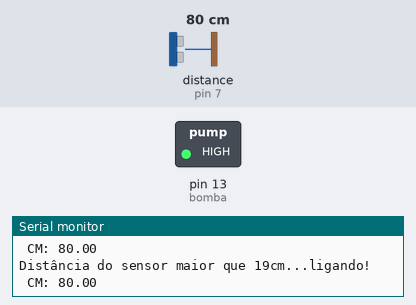
A sketch run on a simulated Arduino Uno, built with avr-gcc and run on an emulated ATmega328P. Parts: switched loads named in the sketch (green lamp = pin HIGH), the last lines printed to the serial monitor. The test bench sets the inputs (shaded band); at power-on: distance to the obstacle (sensor on pin 7) 80 cm. The echo pulse lasts 58.3 µs per cm.

Above: at 1.8 s.
1.9 s: distance to the obstacle (sensor on pin 7) set to 12 cm
4.2 s: distance to the obstacle (sensor on pin 7) set to 9 cm
At 7.4 s:
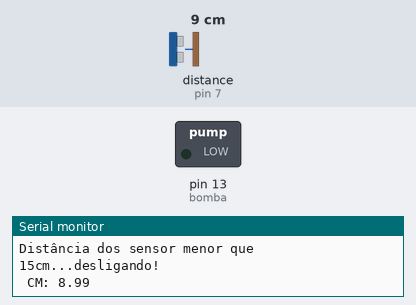
8.3 s: distance to the obstacle (sensor on pin 7) set to 17 cm
11.2 s: distance to the obstacle (sensor on pin 7) set to 22 cm
At 13.3 s:
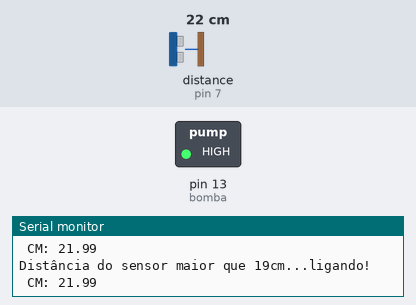
14.5 s: distance to the obstacle (sensor on pin 7) set to 2 cm
At 17.0 s:
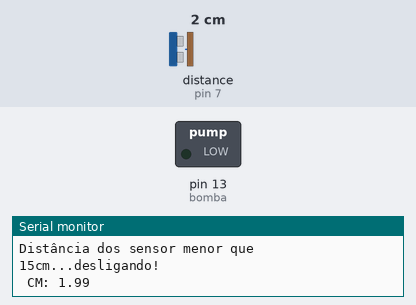
Timing chart, 0 to 18.5 s (numbered marks = the images above; inputs shaded):
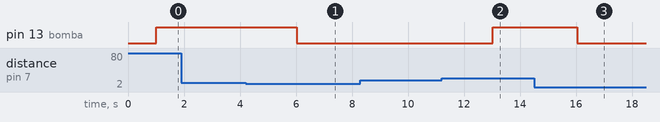

Measured:
- the behaviour switches between 11 and 10 cm on distance to the obstacle (sensor on pin 7) (found by bisection; images 0 and 1)
- the behaviour switches between 19 and 20 cm on distance to the obstacle (sensor on pin 7) (found by bisection; images 1 and 2)
- after the input at 4.2 s, pin 13 (bomba): HIGH → LOW after 1.8 s
- after the input at 11.2 s, pin 13 (bomba): LOW → HIGH after 1.8 s
- after the input at 14.5 s, pin 13 (bomba): HIGH → LOW after 1.5 s

The sketch:

liga-desliga-bomba.ino
```cpp
/*
 * Protótipo de reúso da água do chuveiro para uso na caixa de descarga do vaso sanitário.
 * Universidade Federal de Goiás (UFG) / MediaLab/UFG
 * Especialização em Mídias Interativas (InMídias)
 * Polo Cavalcante - Grupo II
 *
 * Para este projeto, fora utilizada a biblioteca do HCSR04Ultrasonic disponível para download em:
 * https://github.com/daijo/ArduinoLibraries/tree/master/HCSR04Ultrasonic
 *
 * ----------------------------------
 * $Autor: jornalistadigital $
 * $Data: 2017-09-01 17:13:12 -0400 (Fri, 01 Sep 2017) $
 * Disponível também em:
 * ----------------------------------
 */

#include <Ultrasonic.h>

#define TRIGGER_PIN  6 // define o pino 6 da placa de arduino para o trigger do sensor
#define ECHO_PIN     7 // define o pino 7 da placa de arduino para o echo do sensor
#define bomba 13       // define o pino 13 da placa de arduino para acionamento da bomba de água.

Ultrasonic ultrasonic(TRIGGER_PIN, ECHO_PIN);//inicializa o sensor ultrassonico

void setup()
  {
  Serial.begin(9600);//configura a taxa de comunicação em bits por segundo
  }

void loop()
  {
  float cmMsec, inMsec;//informa que o armazenamento de dados será flutuante, ou seja, possui casas decimais.
  long microsec = ultrasonic.timing();//lê os dados do sensor, com o tempo de retorono do sinal
  pinMode(bomba, OUTPUT);//define o pino da bomba como um pino de saída de dados.

  cmMsec = ultrasonic.convert(microsec, Ultrasonic::CM); //calcula a distância em centímetros
  inMsec = ultrasonic.convert(microsec, Ultrasonic::IN); //calcula a distância em polegadas
  Serial.print(" CM: "); //escreve CM na tela
  Serial.println(cmMsec); //escreve a distância em centímetros na leta e pula uma linha
  delay(1000);//determina que o delay entre as medições será de 1 segundo;


 if (cmMsec >= 19 ) // condiciona a distância máxima entre o sensor e a água. Neste exemplo, se for maior ou igual a 19cm deverá acionar a bomba
  {
    Serial.println("Distância do sensor maior que 19cm...ligando!");// imprime na tela a frase entre parentêses
    digitalWrite(bomba, HIGH);//liga a bomba
  }
  else if(cmMsec <= 10) // condiciona a distância mínima entre o sensor e a água. Neste exemplo, se for maior ou igual a 10cm deverá desligar a bomba
  {
    Serial.println("Distância dos sensor menor que 15cm...desligando!");// imprime na tela a frase entre parentêses
    digitalWrite(bomba, LOW);
  }

}
```
